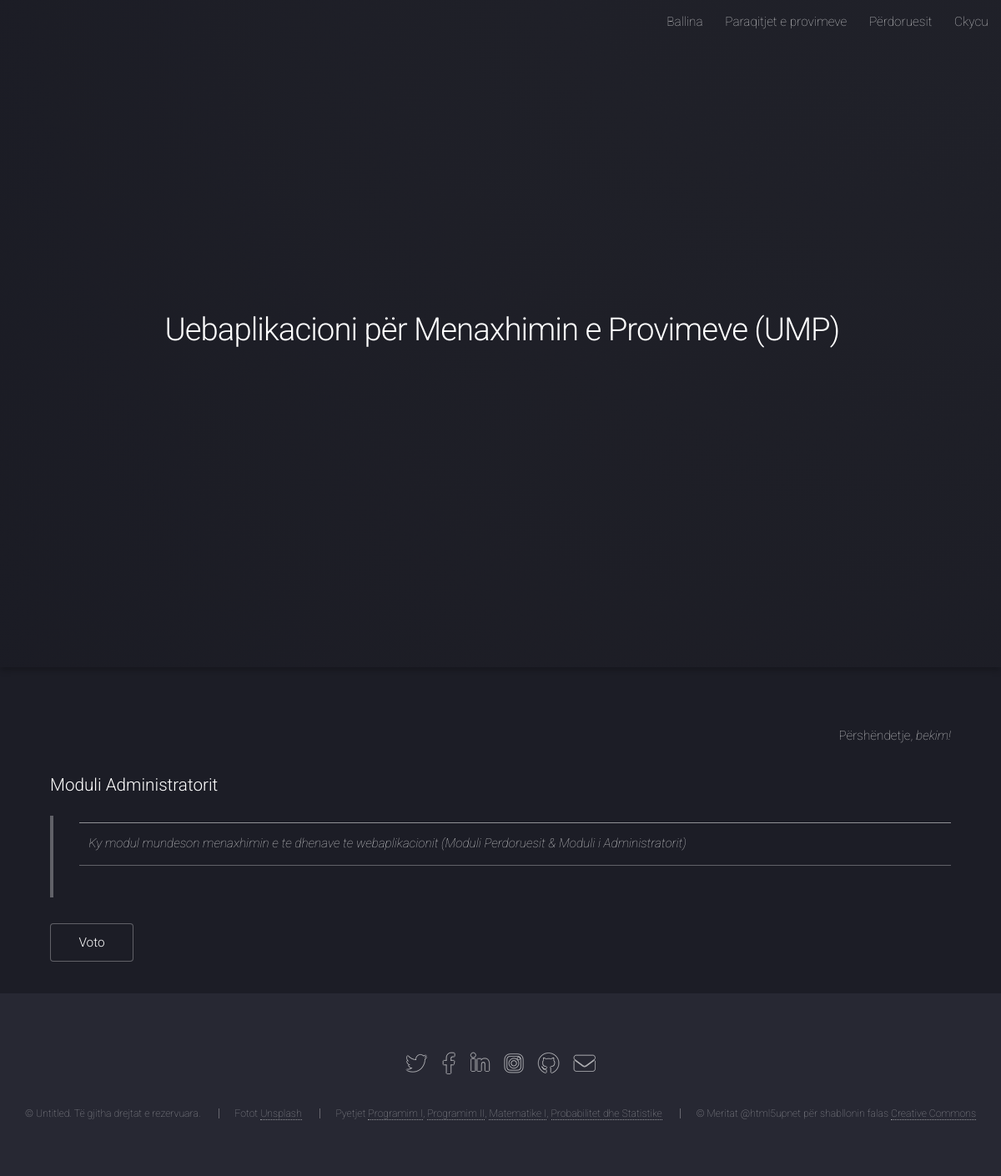
/ModuliAdministratorit/faqja_Administruese.php (signed in), run on the app's committed database.
### tables this page shows
CREATE TABLE `ump_informacionet` (
  `ID_Info` int(11) NOT NULL,
  `Shenimi` varchar(100) NOT NULL,
  `Shpjegimi` varchar(10000) NOT NULL,
  `Pjesa_Faqes` varchar(50) NOT NULL
);

CREATE TABLE `ump_perdoruesit` (
  `ID_Perdoruesi` int(11) NOT NULL,
  `Emri_Perdoruesi` varchar(30) NOT NULL,
  `Fjalekalimi_Perdoruesi` varchar(30) NOT NULL,
  `Adresa_Perdoruesi` varchar(50) NOT NULL,
  `Email_Perdoruesi` varchar(50) NOT NULL
);

### ModuliAdministratorit/kontrollo.php (called while the page is built, shortened)
<?php
include('konfiguro.php');
$kontrollo_perdorues=$_SESSION['Emri_Perdoruesi'];
$starto_deklarate = mysqli_query($lidhu,"SELECT Emri_Perdoruesi FROM ump_perdoruesit WHERE Emri_Perdoruesi='$kontrollo_perdorues' ");
$rreshti=mysqli_fetch_array($starto_deklarate,MYSQLI_ASSOC);
$kycu_perdorues=$rreshti['Emri_Perdoruesi'];
?>

### ModuliAdministratorit/faqja_Administruese.php (the view, shortened to what this page needs)
<?php
	include("kontrollo.php");
?>
<!DOCTYPE HTML>
<html>
	<head>
		<link rel="stylesheet" href="assets/css/main.css" />
	</head>
	<body class="is-preload landing">
		<div id="page-wrapper">
			<header id="header">
					<?php include_once("meny.php"); ?>
			</header>
				<?php include_once("fillimi_faqes.php"); ?>
				<div id="main" class="wrapper style1">
					<div class="container">
						<section>
						<p style="text-align:right;">Përshëndetje, <em><?php  echo $kycu_perdorues;?>!</em></p>
								<h3>Moduli Administratorit</h3>
								<blockquote id=ShfaqeInformacion></blockquote>
						</section>
						<a class="button" href="Ajax/index.php">Voto</a>
					</div>
				</div>
				<?php include_once("fundi_faqes.php"); ?>
		</div>
	</body>
</html>

### ModuliAdministratorit/meny.php (shortened to what this page needs)
<?php
	$rezultati = mysqli_query($lidhu, "SELECT * FROM ump_informacionet WHERE Pjesa_Faqes='Meny_Administratori'");
	while ($rreshti = mysqli_fetch_assoc($rezultati)) {
	  extract($rreshti);
		 echo $Shpjegimi;
		}
?>

### ModuliAdministratorit/fillimi_faqes.php (shortened to what this page needs)
		<?php
				$rezultati = mysqli_query($lidhu, "SELECT * FROM ump_informacionet WHERE Pjesa_Faqes='Fillimi'");
				while ($rreshti = mysqli_fetch_assoc($rezultati)) {
				  extract($rreshti);
		?>
	<section id="banner">
			<div class="content">
				<header>
					<h2><?php echo $Shenimi ?></h2>
				</header>
			</div>
	</section>
<?php } ?>

### ModuliAdministratorit/fundi_faqes.php (shortened to what this page needs)
<footer id="footer">
		<ul class="icons">
					<?php
								$rezultati = mysqli_query($lidhu, "SELECT * FROM ump_informacionet WHERE Pjesa_Faqes='Fundi_RrjetetSociale'");
								while ($rreshti = mysqli_fetch_assoc($rezultati)) {
								  extract($rreshti);
					?>
					<?php echo $Shpjegimi; ?>
					<?php } ?>
		</ul>
		<ul class="copyright">
						<?php
						$rezultati = mysqli_query($lidhu, "SELECT * FROM ump_informacionet WHERE Pjesa_Faqes='Fundi_EdrejtaAutoriale'");
						while ($rreshti = mysqli_fetch_assoc($rezultati)) {
						  extract($rreshti);
						?>
			<?php echo $Shpjegimi; ?>
					<?php } ?>
		</ul>
</footer>

### data on the page
ump_informacionet: Shpjegimi "Ballina Paraqitjet e provimeve Përdoruesit Ckycu"
ump_informacionet: Shenimi "Uebaplikacioni për Menaxhimin e Provimeve (UMP)"
ump_perdoruesit: Emri_Perdoruesi "bekim"
ump_informacionet: Shpjegimi "© Untitled. Të gjitha drejtat e rezervuara. Fotot Unsplash Pyetjet Programim I , Programim II , Matematike I , Probabilitet dhe Statistike © Meritat @html5upnet për shabllonin falas Creative Commons"
